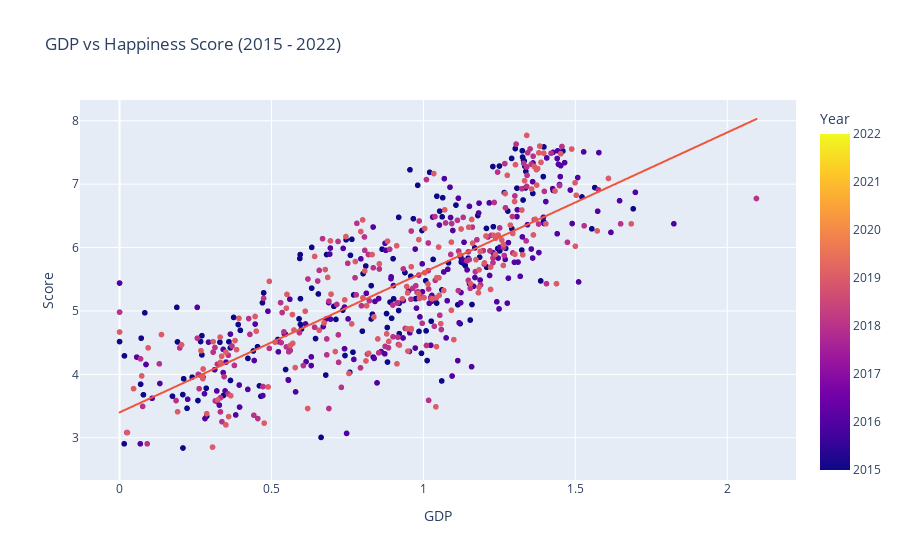

Source (notebook cell):
### Code cell
# Interactive plot with Plotly: Score vs GDP

fig = px.scatter(data, x='GDP', y='Score', color='Year', hover_name='Country',
                title='GDP vs Happiness Score (2015 - 2022)', trendline='ols')
fig.show()

### Figure 1 — Plotly figure (JSON) as saved in the notebook; plotly's stock layout.template omitted (floating-point values rounded to 4 significant figures; data arrays with more than 128 entries replaced by an {"elided": "..."} marker saying what was removed)
{"data": [{"hovertemplate": "<b>%{hovertext}</b><br><br>GDP=%{x}<br>Score=%{y}<br>Year=%{marker.color}<extra></extra>", "hovertext": {"elided": "1231 str values"}, "legendgroup": "", "marker": {"color": {"elided": "1231 int values"}, "coloraxis": "coloraxis", "symbol": "circle"}, "mode": "markers", "name": "", "showlegend": false, "type": "scattergl", "x": {"elided": "1231 float values"}, "xaxis": "x", "y": {"elided": "1231 float values"}, "yaxis": "y"}, {"hovertemplate": "<b>OLS trendline</b><br>Score = 2.20765 * GDP + 3.40036<br>R<sup>2</sup>=0.621224<br><br>GDP=%{x}<br>Score=%{y} <b>(trend)</b><extra></extra>", "legendgroup": "", "marker": {"symbol": "circle"}, "mode": "lines", "name": "", "showlegend": false, "type": "scattergl", "x": {"elided": "627 float values"}, "xaxis": "x", "y": {"elided": "627 float values"}, "yaxis": "y"}], "layout": {"coloraxis": {"colorbar": {"title": {"text": "Year"}}, "colorscale": [[0, "#0d0887"], [0.1111, "#46039f"], [0.2222, "#7201a8"], [0.3333, "#9c179e"], [0.4444, "#bd3786"], [0.5556, "#d8576b"], [0.6667, "#ed7953"], [0.7778, "#fb9f3a"], [0.8889, "#fdca26"], [1, "#f0f921"]]}, "legend": {"tracegroupgap": 0}, "title": {"text": "GDP vs Happiness Score (2015 - 2022)"}, "xaxis": {"anchor": "y", "domain": [0, 1], "title": {"text": "GDP"}}, "yaxis": {"anchor": "x", "domain": [0, 1], "title": {"text": "Score"}}}}
